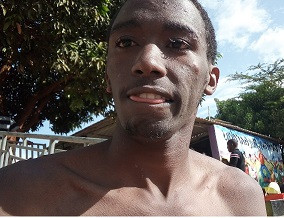
#> input picture img2.jpg, 284 x 218 px
$ jupyter execute OpenCV.ipynb
#> lines starting #> are read from the running program, lines starting #| are printed output that depends on the picture; after the words box and inside, x2 and y2 are one past the last pixel; in counts of white or black regions, pixels touching at a corner belong together
[cell 1]
import cv2
face_cascade = cv2.CascadeClassifier("haarcascade_frontalface_default.xml")

img = cv2.imread("img2.jpg")
#> img is the input picture: shape (218, 284, 3); mean B, G, R 94, 98, 105.6

gray_img = cv2.cvtColor(img,cv2.COLOR_BGR2GRAY)
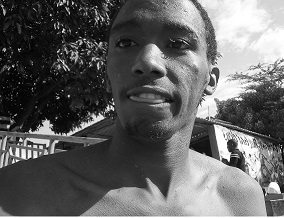
#> gray_img: shape (218, 284); min 0, max 255, mean 99.8
faces = face_cascade.detectMultiScale(gray_img, scaleFactor=1.03, minNeighbors=5)
#> faces = [[92, 2, 117, 117]]
for (x,y,w,h) in faces:
    cv2.rectangle(img,(x,y),(x+w,y+h),(255,0,0),2)
    roi_gray = gray_img[y:y+h,x:x+w]
    roi_color = img[y:y+h,x:x+w]
#> this loop made 1 pass
#> pass 1, `roi_gray = gray_img[y:y+h,x:x+w]`:
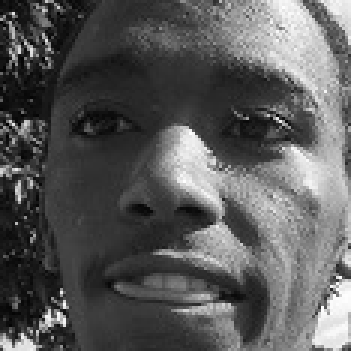
#> roi_gray: shape (117, 117) (shown 3 times larger); min 2, max 254, mean 89.5
#> pass 1, `roi_color = img[y:y+h,x:x+w]`:
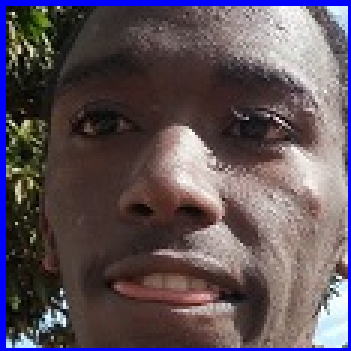
#> roi_color: shape (117, 117, 3) (shown 3 times larger); mean B, G, R 89.8, 81.7, 94.4
#> after the loop:
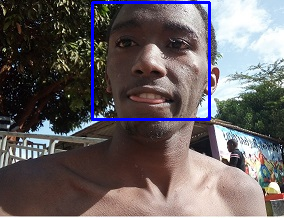
#> img: shape (218, 284, 3); 2.26% of pixels changed, all inside (x1, y1, x2, y2) = (91, 1, 211, 121)

cv2.imshow('img',img)
k = cv2.waitKey(3000) & 0xff
#> (key Esc is pressed here)


cv2.destroyAllWindows()

$ run again, with img.jpg copied over img2.jpg
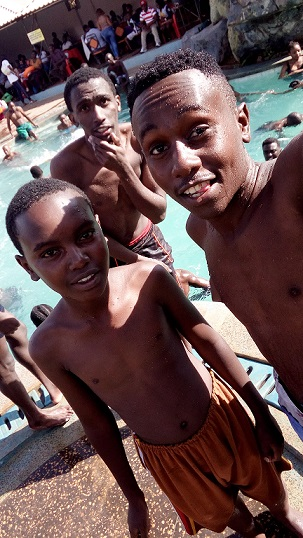
#> input picture img.jpg, 303 x 538 px
#> img is the input picture: shape (538, 303, 3); mean B, G, R 79.5, 78.7, 102.3
#> faces = [[63, 79, 64, 64], [99, 184, 83, 83]]
#> the loop `for (x,y,w,h) in faces:` made 2 passes
#> pass 1, `roi_color = img[y:y+h,x:x+w]`:
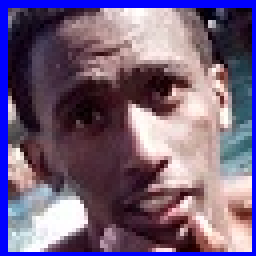
#> roi_color: shape (64, 64, 3) (shown 4 times larger); mean B, G, R 124.3, 96.2, 116.1
#> after the loop `for (x,y,w,h) in faces:`:
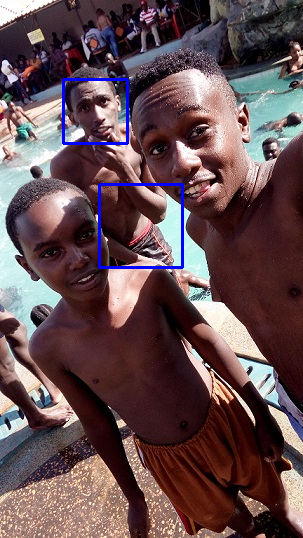
#> img: shape (538, 303, 3); 1.08% of pixels changed, all inside (x1, y1, x2, y2) = (62, 78, 184, 269)
